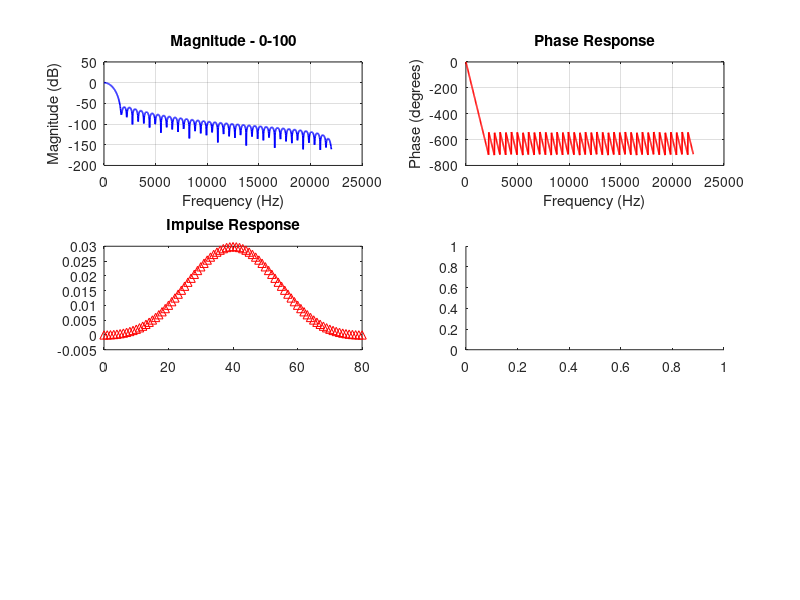

The MATLAB source for this figure: (Note: this script raises an error after producing the figure.)
%% =========================================================================
%  Multi-Band Speech Equalizer for Podcast Enhancement
%  DSP Course Project — Part II 
% =========================================================================

clear; close all; clc;
set(0, 'DefaultFigureWindowStyle', 'docked');  % All figures open as tabs

%% ========== USER INPUTS ==========
audio_file   = 'Test1_man.wav';
filter_type  = 'FIR';          % 'FIR' or 'IIR'
iir_subtype  = 'Butterworth';  % 'Butterworth' or 'Chebyshev'
filter_order = 80;
mode         = 'preset';       % 'preset' or 'custom'

gains_dB = [0, 3, 5, 6, 4, 2, 0];

%% ========== LOAD AUDIO ==========
% Generate synthetic signal if file not found
if ~exist(audio_file, 'file')
    fs_orig = 44100;
    t_syn   = (0:fs_orig*3-1)'/fs_orig;
    x = 0.3*sin(2*pi*200*t_syn) + 0.5*sin(2*pi*800*t_syn) + ...
        0.4*sin(2*pi*2000*t_syn) + 0.2*sin(2*pi*5000*t_syn) + ...
        0.1*randn(size(t_syn));
    x = x / max(abs(x));
    audiowrite(audio_file, x, fs_orig);
    fprintf('Synthetic signal generated and saved as "%s".\n', audio_file);
end

[x_orig, fs_orig] = audioread(audio_file);
if size(x_orig,2) > 1
    x_orig = mean(x_orig,2);   % Stereo to mono
end
x_orig = x_orig / max(abs(x_orig));   % Normalize to [-1, 1]
nyq = fs_orig / 2;

fprintf('Loaded : %s\n', audio_file);
fprintf('Fs     : %d Hz\n', fs_orig);
fprintf('Length : %.2f seconds\n\n', length(x_orig)/fs_orig);

%% ========== BAND DEFINITION ==========
if strcmp(mode, 'preset')
    % 7 speech-optimized bands covering full audio range
    band_edges  = [0 100 300 800 2000 5000 10000 20000];
    band_labels = {'0-100','100-300','300-800','800-2k','2k-5k','5k-10k','10k-20k'};

else
    % Interactive custom mode — user defines bands and gains
    fprintf('\n--- CUSTOM MODE ---\n');
    num_bands  = input('Enter number of bands (5-10): ');
    band_edges = input('Enter band edges (start 0, end 20000): ');
    gains_dB   = input('Enter gains in dB: ');
    num_bands  = length(band_edges) - 1;
    band_labels = cell(1, num_bands);
    for k = 1:num_bands
        band_labels{k} = sprintf('%d-%d Hz', band_edges(k), band_edges(k+1));
    end
end

num_bands = length(band_edges) - 1;

%% ========== FILTER DESIGN ==========
filters_b = cell(num_bands, 1);
filters_a = cell(num_bands, 1);
order_iir = 4;
Rp        = 0.5;   % Chebyshev passband ripple in dB

fprintf('Designing filters...\n');
for k = 1:num_bands
    f1 = max(band_edges(k)   / nyq, 0.001);
    f2 = min(band_edges(k+1) / nyq, 0.999);

    if strcmp(filter_type, 'FIR')
        % Blackman window — 74 dB stopband attenuation, no parameter tuning needed
        win = blackman(filter_order+1);
        if k == 1
            b = fir1(filter_order, f2, 'low', win);
        elseif k == num_bands
            b = fir1(filter_order, f1, 'high', win);
        else
            b = fir1(filter_order, [f1 f2], 'bandpass', win);
        end
        a = 1;

    else
        if strcmp(iir_subtype, 'Chebyshev')
            design = @(o,w,t) cheby1(o, Rp, w, t);
        else
            design = @(o,w,t) butter(o, w, t);
        end
        if k == 1
            [b,a] = design(order_iir, f2, 'low');
        elseif k == num_bands
            [b,a] = design(order_iir, f1, 'high');
        else
            [b,a] = design(order_iir, [f1 f2], 'bandpass');
        end
    end

    filters_b{k} = b;
    filters_a{k} = a;
    fprintf('  Band %d [%-12s] order = %d\n', k, band_labels{k}, length(b)-1);
end

%% ========== FILTER ANALYSIS ==========
fprintf('\nGenerating filter analysis plots...\n');
for k = 1:num_bands
    figure('Name', ['Band ' num2str(k) ' - ' band_labels{k}], 'NumberTitle', 'off');

    [H, f] = freqz(filters_b{k}, filters_a{k}, 1024, fs_orig);

    subplot(3,2,1);
    plot(f, 20*log10(abs(H)+eps), 'b', 'LineWidth', 1.2); grid on;
    title(['Magnitude - ' band_labels{k}]);
    xlabel('Frequency (Hz)'); ylabel('Magnitude (dB)');

    subplot(3,2,2);
    plot(f, unwrap(angle(H))*180/pi, 'r', 'LineWidth', 1.2); grid on;
    title('Phase Response');
    xlabel('Frequency (Hz)'); ylabel('Phase (degrees)');

    subplot(3,2,3);
    impz(filters_b{k}, filters_a{k});
    title('Impulse Response');

    subplot(3,2,4);
    stepz(filters_b{k}, filters_a{k});
    title('Step Response');

    subplot(3,2,5);
    zplane(filters_b{k}, filters_a{k});
    title('Pole-Zero Plot');

    subplot(3,2,6);
    grpdelay(filters_b{k}, filters_a{k}, 1024, fs_orig);
    title('Group Delay');

    sgtitle(['Filter Analysis — Band ' num2str(k) ': ' band_labels{k}], ...
            'FontWeight', 'bold');
end

%% ========== APPLY FILTERS + GAINS ==========
fprintf('\nApplying filters and gains...\n');
x_bands  = zeros(length(x_orig), num_bands);
x_gained = zeros(length(x_orig), num_bands);

for k = 1:num_bands
    x_bands(:,k)  = filtfilt(filters_b{k}, filters_a{k}, x_orig);
    gain           = 10^(gains_dB(k)/20);   % Convert dB to linear
    x_gained(:,k) = gain * x_bands(:,k);
    fprintf('  Band %d [%-12s] gain = %+.1f dB\n', k, band_labels{k}, gains_dB(k));
end

% Sum all bands and normalize
x_eq = sum(x_gained, 2);
x_eq = x_eq / (max(abs(x_eq)) + eps);

%% ========== PERFORMANCE METRICS ==========
rms_orig = sqrt(mean(x_orig.^2));
rms_eq   = sqrt(mean(x_eq.^2));
p_change = 10*log10(mean(x_eq.^2) / mean(x_orig.^2));
rho      = corrcoef(x_orig, x_eq);

fprintf('\n=== PERFORMANCE METRICS ===\n');
fprintf('RMS  — Original  : %.4f\n', rms_orig);
fprintf('RMS  — Equalized : %.4f\n', rms_eq);
fprintf('Power Change     : %+.2f dB\n', p_change);
fprintf('Correlation      : %.4f\n', rho(1,2));

%% ========== TIME DOMAIN COMPARISON ==========
t_axis  = (0:length(x_orig)-1)' / fs_orig;
seg_end = min(round(0.05*fs_orig), length(x_orig));   % First 50 ms

figure('Name', 'Time Domain Comparison', 'NumberTitle', 'off');
subplot(2,1,1);
plot(t_axis(1:seg_end), x_orig(1:seg_end), 'b', 'LineWidth', 1.2);
title('Original Signal — First 50 ms');
xlabel('Time (s)'); ylabel('Amplitude'); grid on;

subplot(2,1,2);
plot(t_axis(1:seg_end), x_eq(1:seg_end), 'r', 'LineWidth', 1.2);
title('Equalized Signal — First 50 ms');
xlabel('Time (s)'); ylabel('Amplitude'); grid on;

sgtitle('Time Domain Waveform Comparison', 'FontWeight', 'bold');

%% ========== PSD COMPARISON ==========
figure('Name', 'PSD Comparison', 'NumberTitle', 'off');
pwelch(x_orig, 1024, 512, 1024, fs_orig); hold on;
pwelch(x_eq,   1024, 512, 1024, fs_orig);
legend('Original', 'Equalized', 'Location', 'best');
title('Power Spectral Density — Welch Method');
xlabel('Frequency (Hz)'); ylabel('Power/Frequency (dB/Hz)'); grid on;

%% ================= SPECTROGRAM & DIFFERENCE ANALYSIS =================
figure('Name', 'Spectrogram Analysis & Difference', 'NumberTitle', 'off');

subplot(3,1,1);
spectrogram(x_orig, 512, 256, 512, fs_orig, 'yaxis');
title('1. Original Spectrogram');

subplot(3,1,2);
spectrogram(x_eq, 512, 256, 512, fs_orig, 'yaxis');
title('2. Equalized Spectrogram');

subplot(3,1,3);
[S_orig, F_sp, T_sp] = spectrogram(x_orig, 512, 256, 512, fs_orig);
[S_eq, ~, ~]         = spectrogram(x_eq,   512, 256, 512, fs_orig);

Mag_diff = 20*log10(abs(S_eq) + eps) - 20*log10(abs(S_orig) + eps);

imagesc(T_sp, F_sp/1000, Mag_diff);
axis xy; colorbar; colormap(gca, jet);
title('3. Spectrogram Difference (Equalized - Original) in dB');
xlabel('Time (s)'); ylabel('Frequency (kHz)');

%% ========== SAMPLE RATE VARIATION ==========
fprintf('\nGenerating sample rate variations...\n');
fs_up   = fs_orig * 4;
fs_down = round(fs_orig / 2);

x_up   = resample(x_eq, 4, 1);
x_down = resample(x_eq, 1, 2);

fprintf('  Original    : Fs = %d Hz | %d samples\n', fs_orig, length(x_eq));
fprintf('  Upsampled   : Fs = %d Hz | %d samples\n', fs_up,   length(x_up));
fprintf('  Downsampled : Fs = %d Hz | %d samples\n', fs_down, length(x_down));

% PSD at all three sample rates
figure('Name', 'PSD — Sample Rate Comparison', 'NumberTitle', 'off');
pwelch(x_eq,   1024, 512, 1024, fs_orig); hold on;
pwelch(x_up,   1024, 512, 1024, fs_up);
pwelch(x_down, 1024, 512, 1024, fs_down);
legend(sprintf('Original (Fs=%d)', fs_orig), ...
       sprintf('4x Upsample (Fs=%d)', fs_up), ...
       sprintf('0.5x Downsample (Fs=%d)', fs_down), ...
       'Location', 'best');
title('PSD — Sample Rate Comparison'); grid on;
xlabel('Frequency (Hz)'); ylabel('Power/Frequency (dB/Hz)');

% Spectrogram of upsampled output
figure('Name', 'Spectrogram — Upsampled (4x)', 'NumberTitle', 'off');
spectrogram(x_up, 512, 256, 512, fs_up, 'yaxis');
title(sprintf('Spectrogram — Upsampled (Fs = %d Hz)', fs_up));

% Spectrogram of downsampled output
figure('Name', 'Spectrogram — Downsampled (0.5x)', 'NumberTitle', 'off');
spectrogram(x_down, 512, 256, 512, fs_down, 'yaxis');
title(sprintf('Spectrogram — Downsampled (Fs = %d Hz)', fs_down));

%% ========== FIR vs IIR COMPARISON ==========
% Always shown regardless of selected filter type
fprintf('\nFIR vs IIR Comparison — Band 800-2000 Hz\n');
f1d = 800  / nyq;
f2d = 2000 / nyq;

b_fir_cmp              = fir1(filter_order, [f1d f2d], 'bandpass', blackman(filter_order+1));
[b_but_cmp, a_but_cmp] = butter(4,  [f1d f2d]);
[b_chb_cmp, a_chb_cmp] = cheby1(4, 0.5, [f1d f2d]);

[Hf, ff] = freqz(b_fir_cmp, 1,          1024, fs_orig);
[Hb, ~]  = freqz(b_but_cmp, a_but_cmp,  1024, fs_orig);
[Hc, ~]  = freqz(b_chb_cmp, a_chb_cmp,  1024, fs_orig);

figure('Name', 'FIR vs IIR Comparison', 'NumberTitle', 'off');

subplot(2,1,1);
plot(ff, 20*log10(abs(Hf)+eps), 'b',   'LineWidth', 1.5); hold on;
plot(ff, 20*log10(abs(Hb)+eps), 'r--', 'LineWidth', 1.5);
plot(ff, 20*log10(abs(Hc)+eps), 'g:',  'LineWidth', 1.5);
legend('FIR (Blackman)', 'IIR Butterworth', 'IIR Chebyshev');
title('Magnitude Response — FIR vs IIR (800-2000 Hz)');
xlabel('Frequency (Hz)'); ylabel('Magnitude (dB)'); grid on;

subplot(2,1,2);
plot(ff, unwrap(angle(Hf))*180/pi, 'b',   'LineWidth', 1.5); hold on;
plot(ff, unwrap(angle(Hb))*180/pi, 'r--', 'LineWidth', 1.5);
plot(ff, unwrap(angle(Hc))*180/pi, 'g:',  'LineWidth', 1.5);
legend('FIR (Blackman)', 'IIR Butterworth', 'IIR Chebyshev');
title('Phase Response — FIR vs IIR (800-2000 Hz)');
xlabel('Frequency (Hz)'); ylabel('Phase (degrees)'); grid on;

sgtitle('FIR vs IIR — Magnitude and Phase Comparison', 'FontWeight', 'bold');

%% ========== SAVE OUTPUT FILES ==========
audiowrite('output_equalized.wav', max(min(x_eq,   0.99), -0.99), fs_orig);
audiowrite('output_x4.wav',        max(min(x_up,   0.99), -0.99), fs_up);
audiowrite('output_x05.wav',       max(min(x_down, 0.99), -0.99), fs_down);

fprintf('\nFiles saved:\n');
fprintf('  output_equalized.wav  (Fs = %d Hz)\n', fs_orig);
fprintf('  output_x4.wav         (Fs = %d Hz)\n', fs_up);
fprintf('  output_x05.wav        (Fs = %d Hz)\n', fs_down);

%% ========== PLAY OUTPUT ==========
fprintf('\nPlaying equalized signal...\n');
sound(x_eq, fs_orig);

fprintf('\n=== PART II COMPLETED SUCCESSFULLY ===\n');
